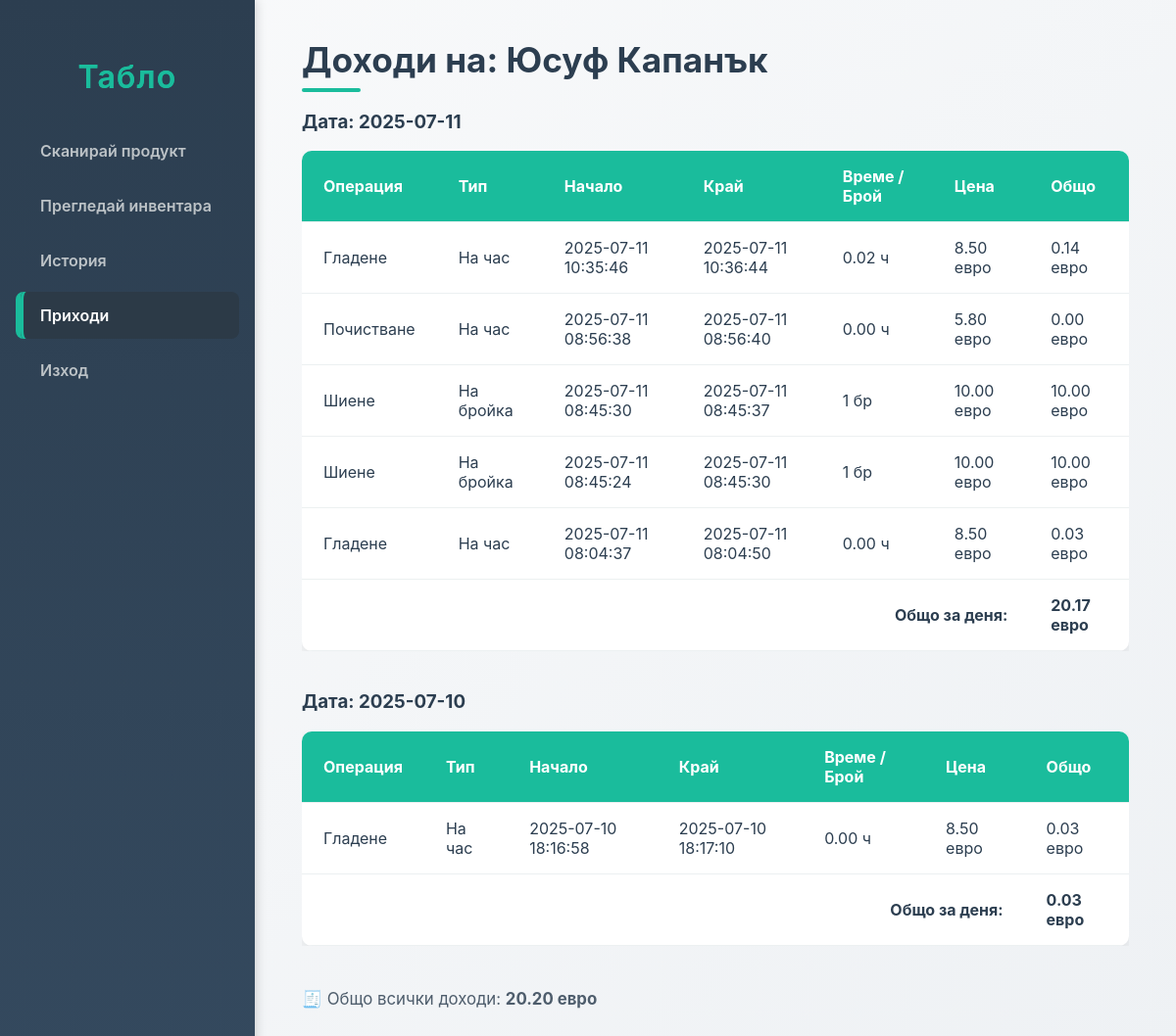
The page /earnings.php (signed in) on the database its author committed.
### tables this page shows
CREATE TABLE `operations` (
  `id` int(11) NOT NULL,
  `inventory_id` int(11) DEFAULT NULL,
  `user_id` int(11) DEFAULT NULL,
  `start_time` datetime DEFAULT NULL,
  `end_time` datetime DEFAULT NULL,
  `description` text DEFAULT NULL
);

CREATE TABLE `operations_prices` (
  `id` int(255) NOT NULL,
  `name` varchar(255) NOT NULL,
  `type` varchar(255) NOT NULL,
  `price` float NOT NULL
);

### earnings.php (the view, shortened to what this page needs)
<?php
include 'db.php';
$user_id = $_SESSION['unique_id'];
$query = "
    SELECT
        o.id,
        o.description,
        o.start_time,
        o.end_time,
        TIMESTAMPDIFF(SECOND, o.start_time, o.end_time) / 3600 AS hours_worked,
        p.price,
        p.type,
        DATE(o.start_time) AS op_date
    FROM operations o
    LEFT JOIN operations_prices p
        ON LOWER(o.description) = LOWER(p.name)
    WHERE o.user_id = ?
      AND o.end_time IS NOT NULL
    ORDER BY o.start_time DESC
";
$stmt = $conn->prepare($query);
$stmt->bind_param("i", $user_id);
$stmt->execute();
$result = $stmt->get_result();
$earnings = [];
$grand_total = 0;
while ($row = $result->fetch_assoc()) {
    $date = $row['op_date'];
    if ($row['type'] === 'На час') {
        $row['earned'] = ($row['hours_worked'] ?? 0) * $row['price'];
        $row['quantity_or_time'] = number_format($row['hours_worked'], 2) . ' ч';
    } elseif ($row['type'] === 'На бройка') {
        $row['earned'] = 1 * $row['price'];
        $row['quantity_or_time'] = '1 бр';
    } else {
        continue;
    }
    if (!isset($earnings[$date])) {
        $earnings[$date] = [];
    }
    $earnings[$date][] = $row;
    $grand_total += $row['earned'];
}
?>
<!DOCTYPE html>
<html lang="bg">
<head>
  <link rel="stylesheet" href="style.css" />
</head>
<body>
<aside class="sidebar" id="sidebar">
 <h1><a href="dashboard.php">Табло</a></h1>
  <nav>
    <ul>
      <li><a href="scan.php">Сканирай продукт</a></li>
      <li><a href="items.php">Прегледай инвентара</a></li>
      <li><a href="history.php">История</a></li>
      <li><a href="earnings.php" class="active">Приходи</a></li>
      <li><a href="logout.php">Изход</a></li>
    </ul>
  </nav>
</aside>
<main class="main-content">
  <h2>Доходи на: <?= htmlspecialchars($_SESSION['user_name'] ?? 'Потребител') ?></h2>
  <?php if (!empty($earnings)): ?>
    <?php foreach ($earnings as $date => $dayOps): ?>
      <section style="margin-bottom: 2.5rem;">
        <h3>Дата: <?= htmlspecialchars($date) ?></h3>
        <div class="table-responsive">
          <table>
            <thead>
              <tr>
                <th>Операция</th>
                <th>Тип</th>
                <th>Начало</th>
                <th>Край</th>
                <th>Време / Брой</th>
                <th>Цена</th>
                <th>Общо</th>
              </tr>
            </thead>
            <tbody>
              <?php
                $day_total = 0;
                foreach ($dayOps as $op):
                  $day_total += $op['earned'];
              ?>
                <tr>
                  <td><?= htmlspecialchars($op['description']) ?></td>
                  <td><?= htmlspecialchars($op['type']) ?></td>
                  <td><?= htmlspecialchars($op['start_time']) ?></td>
                  <td><?= htmlspecialchars($op['end_time']) ?></td>
                  <td><?= htmlspecialchars($op['quantity_or_time']) ?></td>
                  <td><?= number_format($op['price'], 2) ?> евро</td>
                  <td><?= number_format($op['earned'], 2) ?> евро</td>
                </tr>
              <?php endforeach; ?>
              <tr>
                <td colspan="6" style="text-align: right; font-weight:700;">Общо за деня:</td>
                <td style="font-weight:700;"><?= number_format($day_total, 2) ?> евро</td>
              </tr>
            </tbody>
          </table>
        </div>
      </section>
    <?php endforeach; ?>
    <p class="total">🧾 Общо всички доходи: <strong><?= number_format($grand_total, 2) ?> евро</strong></p>
  <?php else: ?>
    <p>Няма завършени операции или липсват цени за описанията.</p>
  <?php endif; ?>
</main>
</body>
</html>

### style.css (style rules this page uses)
*, *::before, *::after { box-sizing: border-box; }
body, html { margin: 0; padding: 0; font-family: 'Inter', 'Segoe UI', Tahoma, Geneva, Verdana, sans-serif; background: linear-gradient(135deg, #f9fafb, #eef1f4); color: #2c3e50; height: 100%; scroll-behavior: smooth; }
.sidebar { position: fixed; top: 0; left: 0; bottom: 0; width: 260px; background: linear-gradient(180deg, #2c3e50, #34495e); color: #ecf0f1; display: flex; flex-direction: column; padding: 2rem 1rem; transition: transform 0.4s ease; z-index: 1000; box-shadow: 2px 0 10px rgba(0,0,0,0.15); }
.sidebar h1 { text-align: center; font-size: 2rem; margin-bottom: 2rem; user-select: none; letter-spacing: 1.2px; background: linear-gradient(to right, #1abc9c, #16a085); background-clip: text; -webkit-background-clip: text; color: transparent; }
.sidebar nav ul { list-style: none; margin: 0; padding: 0; flex-grow: 1; }
.sidebar nav ul li { margin-bottom: 0.5rem; transition: transform 0.2s ease; }
.sidebar nav ul li a { display: block; padding: 14px 20px; color: #bdc3c7; font-weight: 600; text-decoration: none; border-left: 5px solid transparent; border-radius: 8px; transition: all 0.3s ease; }
.sidebar nav ul li a:hover, .sidebar nav ul li a.active { background: #2c3a47; color: #ffffff; border-left-color: #1abc9c; box-shadow: inset 3px 0 0 #1abc9c; }
.main-content { margin-left: 260px; padding: 2.5rem 3rem; min-height: 100vh; transition: margin-left 0.3s ease; }
h2 { margin-top: 0; font-size: 2.2rem; color: #2c3e50; margin-bottom: 1rem; position: relative; }
h2::after { content: ""; display: block; width: 60px; height: 4px; background: #1abc9c; margin-top: 8px; border-radius: 4px; }
p { line-height: 1.7; color: #4e5d6c; font-size: 1.05rem; }
.table-responsive { width: 100%; overflow-x: auto; }
table { width: 100%; border-collapse: collapse; background-color: #fff; border-radius: 10px; overflow: hidden; box-shadow: 0 4px 12px rgba(0, 0, 0, 0.08); min-width: 600px; }
th, td { text-align: left; padding: 16px 22px; border-bottom: 1px solid #ecf0f1; font-size: 1rem; transition: background 0.25s; }
th { background-color: #1abc9c; color: white; font-weight: 700; }
a { color: #1abc9c; text-decoration: none; font-weight: 600; transition: color 0.3s ease; }

### rows shown on the page
operations: description "Гладене", operations_prices.type "На час", start_time "2025-07-11 10:35:46", end_time "2025-07-11 10:36:44", quantity_or_time "0.02 ч", operations_prices.price "8.50", earned "0.14"
operations: description "Почистване", operations_prices.type "На час", start_time "2025-07-11 08:56:38", end_time "2025-07-11 08:56:40", quantity_or_time "0.00 ч", operations_prices.price "5.80", earned "0.00"
operations: description "Шиене", operations_prices.type "На бройка", start_time "2025-07-11 08:45:30", end_time "2025-07-11 08:45:37", quantity_or_time "1 бр", operations_prices.price "10.00"
operations: description "Шиене", operations_prices.type "На бройка", start_time "2025-07-11 08:45:24", end_time "2025-07-11 08:45:30", quantity_or_time "1 бр", operations_prices.price "10.00"
operations: description "Гладене", operations_prices.type "На час", start_time "2025-07-11 08:04:37", end_time "2025-07-11 08:04:50", quantity_or_time "0.00 ч", operations_prices.price "8.50", earned "0.03"
operations: date "2025-07-10", description "Гладене", operations_prices.type "На час", start_time "2025-07-10 18:16:58", end_time "2025-07-10 18:17:10", quantity_or_time "0.00 ч", operations_prices.price "8.50", earned "0.03", day_total "0.03"

### other values the page prints
$_SESSION['user_name'] "Юсуф Капанък"
$date "2025-07-11"
$day_total "20.17"
$grand_total "20.20"
